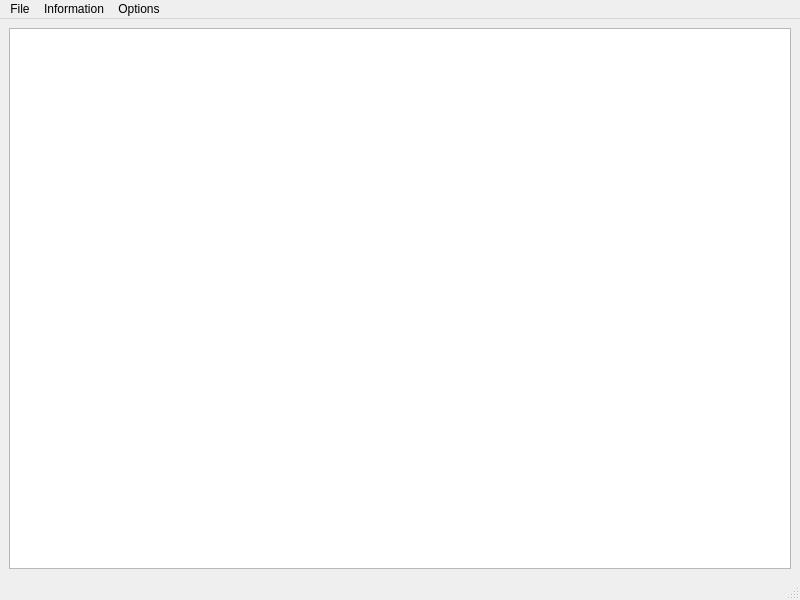
<?xml version="1.0" encoding="UTF-8"?>
<ui version="4.0">
 <class>TextRedactor</class>
 <widget class="QMainWindow" name="TextRedactor">
  <property name="geometry">
   <rect>
    <x>0</x>
    <y>0</y>
    <width>800</width>
    <height>600</height>
   </rect>
  </property>
  <property name="windowTitle">
   <string>TextRedactor</string>
  </property>
  <widget class="QWidget" name="centralwidget">
   <layout class="QGridLayout" name="gridLayout">
    <item row="0" column="0">
     <widget class="QTextEdit" name="textEdit"/>
    </item>
   </layout>
  </widget>
  <widget class="QMenuBar" name="menubar">
   <property name="geometry">
    <rect>
     <x>0</x>
     <y>0</y>
     <width>800</width>
     <height>21</height>
    </rect>
   </property>
   <widget class="QMenu" name="menuFile">
    <property name="title">
     <string>File</string>
    </property>
   </widget>
   <widget class="QMenu" name="menuInformation">
    <property name="title">
     <string>Information</string>
    </property>
   </widget>
   <widget class="QMenu" name="menuOptions">
    <property name="title">
     <string>Options</string>
    </property>
   </widget>
   <addaction name="menuFile"/>
   <addaction name="menuInformation"/>
   <addaction name="menuOptions"/>
  </widget>
  <widget class="QStatusBar" name="statusbar"/>
  <action name="actionOpen">
   <property name="text">
    <string>Open</string>
   </property>
   <property name="shortcut">
    <string>Ctrl+O</string>
   </property>
  </action>
  <action name="actionSave">
   <property name="text">
    <string>Save</string>
   </property>
   <property name="shortcut">
    <string>Ctrl+S</string>
   </property>
  </action>
 </widget>
 <resources/>
 <connections/>
</ui>
